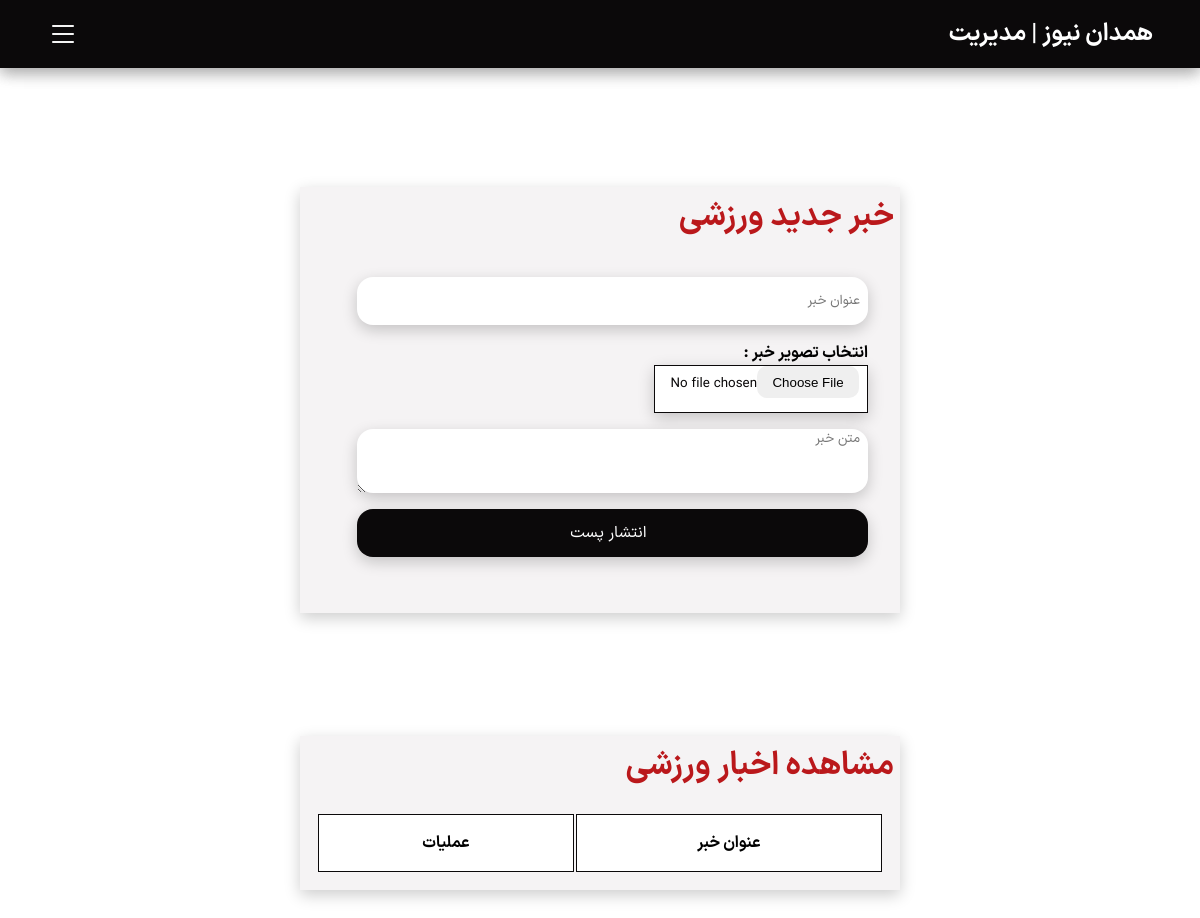
Before: /panel/Sport.php (signed in) with the older database file.
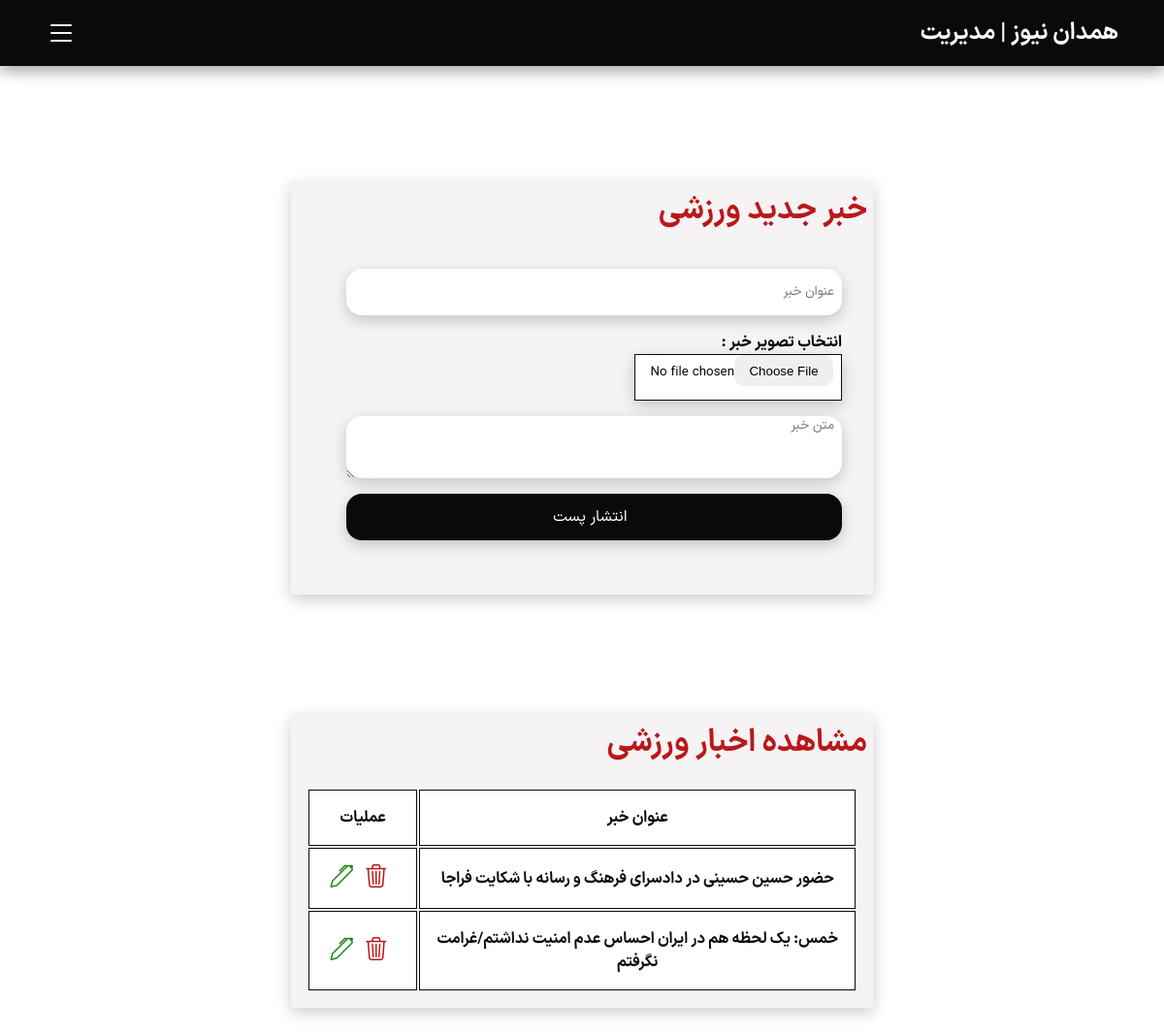
After: the same page with the newer database file.
### tables this page shows
CREATE TABLE `sport` (
  `id` int(11) NOT NULL,
  `title` varchar(200) NOT NULL,
  `image` varchar(200) NOT NULL,
  `content` text NOT NULL,
  `Category` varchar(20) NOT NULL
);

### panel/Sport.php (the view, shortened to what this page needs)
<html lang="en">
<head>
  <link rel="stylesheet" href="../Style/style.css" />
  <link rel="stylesheet" href="../style/bootstrap-icons.css" />
  <link rel="stylesheet" href="https://cdn.jsdelivr.net/npm/bootstrap-icons@1.11.3/font/bootstrap-icons.min.css" />
  <?php
  include "config.php";
  ?>
</head>
<body>
  <div class="all-web">
    <?php include "nav.php"; ?>
    <nav class="navbar navpanel">
      <div class="navbar-center">
        <div class="nav-header">
          <h3>همدان نیوز | مدیریت</h3>
          <button type="button" class="nav-toggle" id="nav-toggle">
            <i class="bi bi-list"></i>
          </button>
        </div>
      </div>
    </nav>
    <div class="panel-welocome">
      <div class="panel-box post-box">
        <h2 class="titr panel-titr">خبر جدید ورزشی</h2>
        <div class="form-panel">
          <form action="../code.php" method="Post" enctype="multipart/form-data">
            <input type="text" placeholder="عنوان خبر " class="input-form" name="title" required />
            <label>انتخاب تصویر خبر :</label><br />
            <input class="input-form input-photo" type="file" name="files" required />
            <textarea class="input-form textarea-form" placeholder="متن خبر " name="content" required></textarea>
            <input class="input-form submit-form" type="submit" name="btnsportsend" value="انتشار پست" />
            <br />
          </form>
        </div>
      </div>
    </div>
    <div class=" panel-manage">
      <div class="panel-box post-box">
        <h2 class="titr panel-titr">مشاهده اخبار ورزشی</h2>
        <div class="table-panel">
          <table class="table-p">
            <tr class="table-row">
              <td class="table-col">عنوان خبر</td>
              <td class="table-col">عملیات</td>
            </tr>
            <?php
            $query = "SELECT * FROM `sport` ORDER BY `id` DESC";
            $result = mysqli_query($link, $query);
            while ($row = mysqli_fetch_array($result)) {
              ?>
              <tr class="table-row">
                <td class="table-col to">
                  <a href="<?php echo "../news-sport.php?postid=$row[id]" ?>">
                    <?php echo "$row[title]" ?>
                  </a>
                </td>
                <td class="table-col tl">
                  <a href="<?php echo "../code.php?sportid=$row[id]" ?>"> <i class=" bi bi-trash3 b red"></i></a>
                  <a href="<?php echo "edit-political.php?postid=$row[id]" ?>"><i class="bi bi-pen b green"></i></a>
                </td>
              </tr>
            <?php } ?>
          </table>
        </div>
      </div>
    </div>
  </div>
</body>
</html>

### panel/nav.php (shortened to what this page needs)
<nav class="navbar navpanel">
    <div class="navbar-center">
        <div class="nav-header">
            <h3>همدان نیوز | مدیریت</h3>
            <button type="button" class="nav-toggle" id="nav-toggle">
            </button>
        </div>
    </div>
</nav>

### Style/Style.css (style rules this page uses)
:root { --black: #0b090a; --darkgray: #161a1d; --darkred: #660708; --red: #ba181b; --lightred: #a4161a; --lightred2: #e5383b; --silver: #b1a7a6; --lightsilver: #d3d3d3; --darkwhite: #f5f3f4; --withe: #ffffff; --iransans: "iransans"; --iransans-bold: "iransans-bold"; --transition: all 0.3s linear; --light-shadow: 0 5px 15px rgba(0, 0, 0, 0.1); --dark-shadow: 0 5px 15px rgba(0, 0, 0, 0.2); }
* { padding: 0; margin: 0; box-sizing: border-box; }
body { font-family: var(--iransans-bold); direction: rtl; }
a { text-decoration: none; }
h2 { font-size: 2rem; color: #0b090a; }
h3 { font-size: 1.25rem; }
@media screen and (min-width: 800px) { h2 { font-size: 2rem; } }
@media screen and (min-width: 800px) { tr, th, h3 { font-size: 1.5rem; } }
@media screen and (min-width: 800px) { body { font-size: 1rem; } }
.navbar { position: fixed; top: 0; right: 0; z-index: 2; background: var(--red); width: 100%; box-shadow: var(--dark-shadow); }
.nav-header { display: flex; justify-content: space-between; align-items: center; padding: 1rem 2rem; }
.navbar-center { width: 100%; max-width: 1170px; margin: 0 auto; }
.nav-header { color: var(--withe); font-size: 1.5rem; }
.nav-toggle { font-size: 2rem; background: transparent; border: none; cursor: pointer; color: var(--withe); }
.titr { color: var(--red); margin-right: 2rem; }
a { color: #0b090a; }
table, th, td { width: 100%; border: 1px solid var(--black); padding: 1rem; }
@media screen and (min-width: 768px) { table, th, td { width: 100%; } }
@media screen and (min-width: 1024px) { table, th, td { width: 100%; } }
.navpanel { background: var(--black); }
.panel-welocome { display: flex; justify-content: center; align-items: center; height: 100%; width: 100%; }
.panel-box { background: var(--darkwhite); box-shadow: var(--dark-shadow); height: 50%; width: 50%; max-width: 1200px; }
.panel-titr { margin: 1%; }
.form-panel { margin: 0 1rem 0 0; padding: 1rem; width: 100%; }
.input-form { display: block; width: 90%; height: auto; min-height: 3rem; border-radius: 1rem; font-family: var(--iransans); border: none; color: #0b090a; padding: 0 0.5rem 0 0; margin-bottom: 1rem; box-shadow: var(--dark-shadow); }
.input-photo { width: auto; height: auto; background: var(--withe); border: #0b090a solid 1px; align-items: center; justify-content: center; border-radius: 0; }
.textarea-form { min-height: 4rem; }
.panel-box { width: 50%; height: auto; }
.submit-form { background: var(--black); color: var(--withe); font-size: 1rem; cursor: pointer; }
.table-panel { width: 100%; border: none; }
.table-p { border: none; }
.table-row { border: none; }
.table-col { text-align: center; background-color: var(--withe); min-width: 2rem; width: auto; }
.to { width: 80%; }
.tl { width: 20%; }
@media screen and (min-width: 768px) { .table-col { font-size: 1rem; } }
.b { cursor: pointer; font-size: 1.5rem; margin-right: 0.5rem; }
.red { color: #ba181b; }
.green { color: #218a1a; }
.panel-manage { display: flex; align-items: center; justify-content: center; margin-bottom: 2rem; margin-top: -4rem; }

Changed rows visible on the page:
added sport: title "حضور حسین حسینی در دادسرای فرهنگ و رسانه با شکایت فراجا"
added sport: title "خمس: یک لحظه هم در ایران احساس عدم امنیت نداشتم/غرامت نگرفتم"
